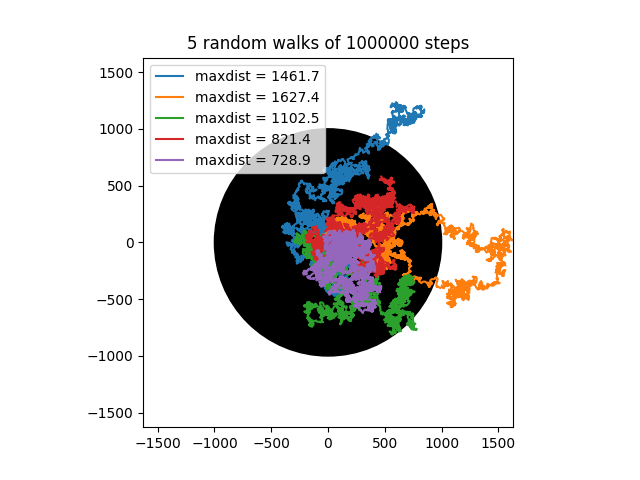

Reproduce this figure in Python.
import numpy as np
import matplotlib.pyplot as plt

np.random.seed(12)

N_steps = 1000000
expected_R = np.sqrt(N_steps)
repeats = 5

max_val = 0
min_val = 0

for i in range(repeats):
    ###################################
    #     generate one random walk    #
    ###################################
    # a list of 4 directions 0,1,2,3
    dirs = np.random.randint(0, 4, N_steps)
    # a 2D list of steps, empty for now
    steps = np.empty((N_steps, 2))
    # fill the list of steps according to direction
    steps[dirs == 0] = [0, 1]  # 0 - right
    steps[dirs == 1] = [0, -1]  # 1 - left
    steps[dirs == 2] = [1, 0]  # 2 - up
    steps[dirs == 3] = [-1, 0]  # 3 - down
    ###################################
    # use cumsum to sum up the individual steps to get current position
    steps = steps.cumsum(axis=0)
    ###################################
    print("Final position:", steps[-1])


    ###################################
    xs = steps[::, 0]
    ys = steps[::, 1]

    ds = np.sqrt(np.power(xs, 2) + np.power(ys, 2))

    d = np.max(ds)
    # print(f"maxX : {np.max(xs)}, maxY: {np.max(ys)}, dist: {round(d, 1)}")


    max_x = np.max(xs)
    if max_x > max_val:
        max_val = max_x

    max_y = np.max(ys)
    if max_y > max_val:
        max_val = max_y

    min_x = np.min(xs)
    if min_x < min_val:
        min_val = min_x

    min_y = np.min(ys)
    if min_y < min_val:
        min_val = min_y

    # draw only a selection of points, max 5000, to save memory
    skip = N_steps // 5000 + 1
    xs = xs[::skip]
    ys = ys[::skip]

    plt.plot(xs, ys, label=f"maxdist = {round(d, 1)}")

###################################
# add a circle with expected distance
circle = plt.Circle((0, 0), radius=expected_R, color="k")
plt.gcf().gca().add_artist(circle)
# equal axis size
plt.gcf().gca().set_aspect("equal")
###################################

plt.title(f"{repeats} random walks of {N_steps} steps")

bounds = max([max_val, min_val*-1])

plt.xlim([bounds*-1, bounds])
plt.ylim([bounds*-1, bounds])

plt.legend(loc="upper left")

plt.savefig("uke_13_oppg_8.png")
plt.show()
